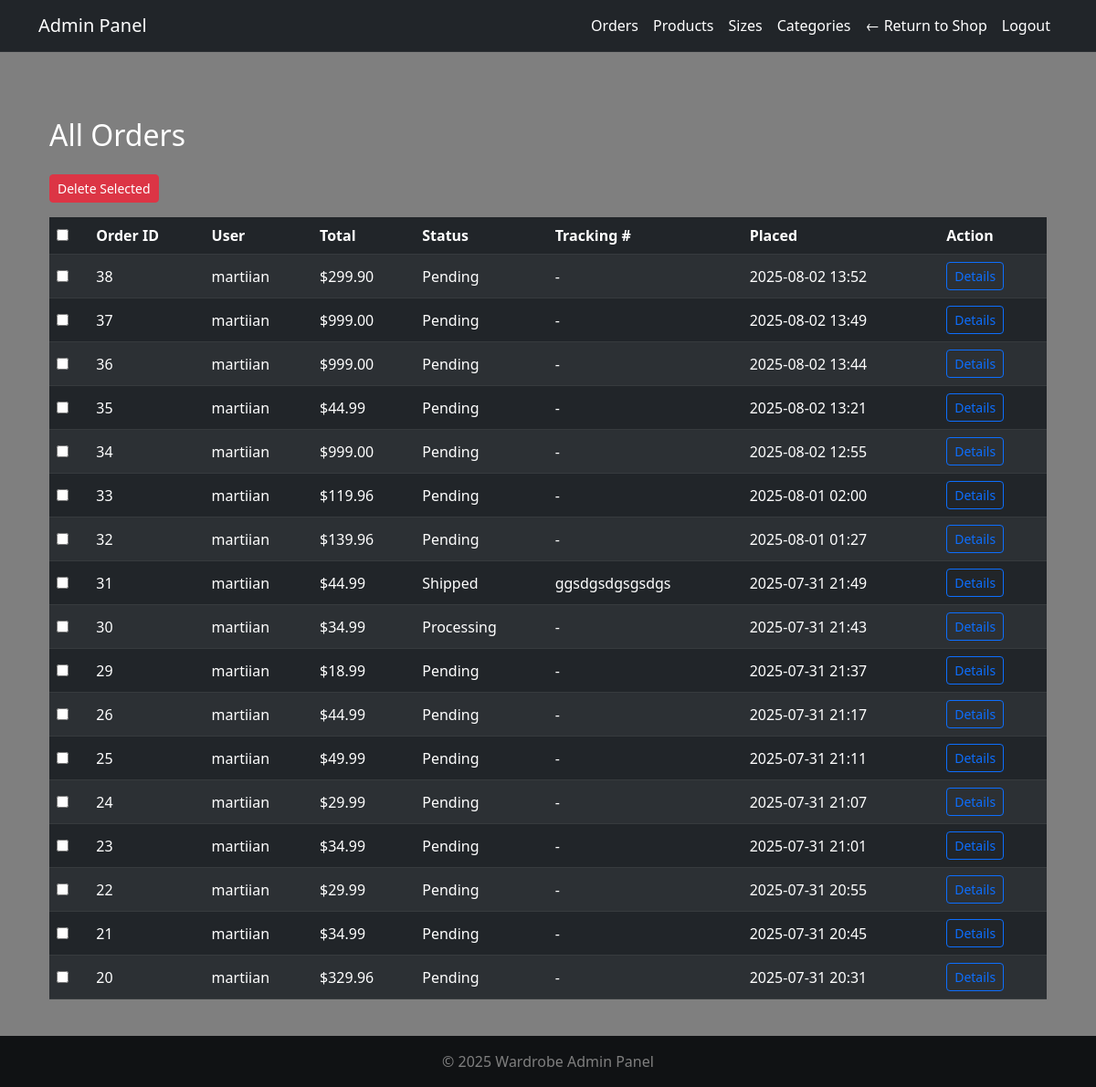
Before: /adminpanel/orders/ (signed in) with the older database file.
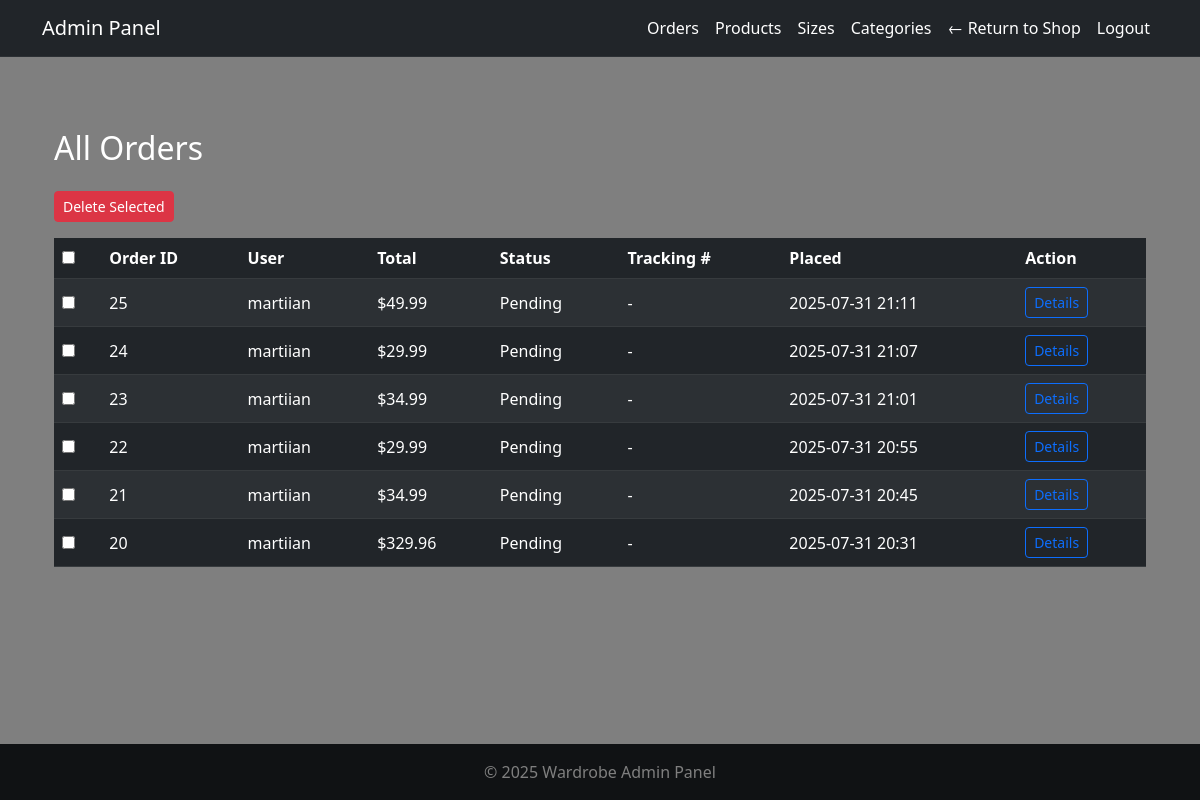
After: the same page with the newer database file.
### orders/models.py (models this page shows, shortened)
class Order(models.Model):
    PAYMENT_METHOD_CHOICES = [
        ('card', 'Card'),
        ('paypal', 'PayPal'),
    ]
    TRACKING_STATUS_CHOICES = [
        ('Pending', 'Pending'),
        ('Processing', 'Processing'),
        ('Shipped', 'Shipped'),
        ('Delivered', 'Delivered'),
    ]
    user = models.ForeignKey(User, on_delete=models.CASCADE, null=True, blank=True)
    full_name = models.CharField(max_length=100)
    email = models.EmailField()
    guest_token = models.CharField(max_length=64, editable=False, null=True, blank=True)
    address = models.CharField(max_length=255)
    city = models.CharField(max_length=100)
    postal_code = models.CharField(max_length=20)
    country = models.CharField(max_length=100)
    payment_method = models.CharField(
        max_length=50,
        choices=PAYMENT_METHOD_CHOICES,
        default='card',
    )
    total_price = models.DecimalField(max_digits=10, decimal_places=2)
    created_at = models.DateTimeField(auto_now_add=True)
    is_completed = models.BooleanField(default=False)
    tracking_number = models.CharField(max_length=100, blank=True, null=True)
    status = models.CharField(
        max_length=20,
        choices=TRACKING_STATUS_CHOICES,
        default='Pending'
    )

### adminpanel/views.py (the view)
# urls.py: path('orders/', views.order_list, name='admin_order_list'),
@login_required
@user_passes_test(admin_required)
def order_list(request):
    orders = Order.objects.all().order_by('-created_at')
    return render(request, 'adminpanel/order_list.html', {'orders': orders})

### adminpanel/views.py (called while the page is built)
def admin_required(user):
    return user.is_staff or user.is_superuser

### cart/cart.py (called while the page is built)
    def _load_cart_data(self):
        cart = self.session.get(settings.CART_SESSION_ID, {})
        return cart if isinstance(cart, dict) else {}

    def __len__(self):
        return sum(item.get('quantity', 0) for item in self.cart.values())

### cart/context_processors.py (called while the page is built)
def cart_context(request):
    cart = Cart(request)
    return {
        'cart': cart,
        'cart_item_count': len(cart),
    }

### wardrobeapp/context_processors.py (called while the page is built)
def stripe_public_key(request):
    return {
        'STRIPE_PUBLIC_KEY': settings.STRIPE_PUBLIC_KEY
    }

### adminpanel/templates/adminpanel/order_list.html (shortened to what this page needs)
{% extends 'adminpanel/base.html' %}
{% block content %}
<div class="container mt-5">
  <h2 class="mb-4">All Orders</h2>
  <form method="post" action="{% url 'adminpanel:admin_bulk_delete_orders' %}">
    <div class="mb-3">
      <button type="submit" class="btn btn-danger btn-sm" onclick="return confirm('Are you sure you want to delete selected orders?');">
        Delete Selected
      </button>
    </div>
    <table class="table table-striped table-dark align-middle">
      <thead>
        <tr>
          <th><input type="checkbox" id="select-all"></th>
          <th>Order ID</th>
          <th>User</th>
          <th>Total</th>
          <th>Status</th>
          <th>Tracking #</th>
          <th>Placed</th>
          <th>Action</th>
        </tr>
      </thead>
      <tbody>
        {% for order in orders %}
        <tr>
          <td><input type="checkbox" name="order_ids" value="{{ order.id }}"></td>
          <td>{{ order.id }}</td>
          <td>{{ order.user.username }}</td>
          <td>${{ order.total_price }}</td>
          <td>{{ order.status }}</td>
          <td>{{ order.tracking_number|default:"-" }}</td>
          <td>{{ order.created_at|date:"Y-m-d H:i" }}</td>
          <td>
            <a href="{% url 'adminpanel:admin_order_detail' order.id %}" class="btn btn-sm btn-outline-primary">Details</a>
          </td>
        </tr>
        {% endfor %}
      </tbody>
    </table>
  </form>
</div>
{% endblock %}

### adminpanel/templates/adminpanel/base.html (shortened to what this page needs)
{% load static %}
<!DOCTYPE html>
<html lang="en">
<head>
  <link rel="stylesheet" href="https://cdn.jsdelivr.net/npm/bootstrap@5.3.0/dist/css/bootstrap.min.css">
  <link rel="stylesheet" href="https://cdn.jsdelivr.net/npm/bootstrap-icons@1.10.5/font/bootstrap-icons.css">
  <link rel="stylesheet" href="{% static 'css/style.css' %}">
</head>
<body class="d-flex flex-column min-vh-100">
  <div aria-live="polite" aria-atomic="true" class="position-fixed top-0 end-0 p-3" style="z-index:1080;">
  </div>
<nav class="navbar navbar-expand-lg navbar-dark bg-dark">
  <div class="container">
    <a class="navbar-brand" href="{% url 'adminpanel:admin_dashboard' %}">Admin Panel</a>
    <div class="collapse navbar-collapse" id="navbarNav">
      <ul class="navbar-nav ms-auto">
        <li class="nav-item"><a class="nav-link" href="{% url 'adminpanel:admin_order_list' %}">Orders</a></li>
        <li class="nav-item"><a class="nav-link" href="{% url 'adminpanel:product_list' %}">Products</a></li>
        <li class="nav-item"><a class="nav-link" href="{% url 'adminpanel:size_list' %}">Sizes</a></li>
        <li class="nav-item"><a class="nav-link" href="{% url 'adminpanel:admin_category_list' %}">Categories</a></li>
        <li class="nav-item">
          <a class="nav-link text-warning" href="{% url 'home' %}">← Return to Shop</a>
        </li>
        <li class="nav-item"><a class="nav-link text-danger" href="{% url 'logout' %}">Logout</a></li>
      </ul>
    </div>
  </div>
</nav>
  <main class="container py-4 flex-grow-1">
    {% block content %}{% endblock %}
  </main>
  <footer class="bg-dark text-white text-center py-3 mt-auto">
    <p class="mb-0">&copy; 2025 Wardrobe Admin Panel</p>
  </footer>
</body>
</html>

### wardrobeapp/static/css/style.css (style rules this page uses)
html, body { margin: 0; padding: 0; height: 100%; width: 100%; font-family: 'Segoe UI', 'Roboto', 'Helvetica Neue', Arial, sans-serif; color: #fff; background: url('https://images.unsplash.com/photo-1489987707025-afc232f7ea0f?q=80&w=1170&auto=format&fit=crop&ixlib=rb-4.1.0') no-repeat center center fixed; background-size: cover; overflow-x: hidden; }
body::before { content: ''; position: fixed; inset: 0; background: rgba(0, 0, 0, 0.5); z-index: 0; }
.navbar { background-color: rgba(0, 0, 0, 0.25); backdrop-filter: blur(10px); -webkit-backdrop-filter: blur(10px); border-bottom: 1px solid rgba(255, 255, 255, 0.05); z-index: 1000; transition: background-color 0.3s ease; }
.navbar a { color: #ffffff !important; font-weight: 500; }
main, .container, .card, form, section, .row { position: relative; z-index: 1; }

Changed rows visible on the page:
removed Order: id "38", user.username "martiian", total_price "299.90", status "Pending", tracking_number "-", created_at "2025-08-02 13:52"
removed Order: id "37", user.username "martiian", total_price "999.00", status "Pending", tracking_number "-", created_at "2025-08-02 13:49"
removed Order: id "36", user.username "martiian", total_price "999.00", status "Pending", tracking_number "-", created_at "2025-08-02 13:44"
removed Order: id "35", user.username "martiian", total_price "44.99", status "Pending", tracking_number "-", created_at "2025-08-02 13:21"
removed Order: id "34", user.username "martiian", total_price "999.00", status "Pending", tracking_number "-", created_at "2025-08-02 12:55"
removed Order: id "33", user.username "martiian", total_price "119.96", status "Pending", tracking_number "-", created_at "2025-08-01 02:00"
removed Order: id "32", user.username "martiian", total_price "139.96", status "Pending", tracking_number "-", created_at "2025-08-01 01:27"
removed Order: id "31", user.username "martiian", total_price "44.99", status "Shipped", tracking_number "ggsdgsdgsgsdgs", created_at "2025-07-31 21:49"
removed Order: id "30", user.username "martiian", total_price "34.99", status "Processing", tracking_number "-", created_at "2025-07-31 21:43"
removed Order: id "29", user.username "martiian", total_price "18.99", status "Pending", tracking_number "-", created_at "2025-07-31 21:37"
removed Order: id "26", user.username "martiian", total_price "44.99", status "Pending", tracking_number "-", created_at "2025-07-31 21:17"
